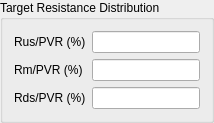
    <widget class="QGroupBox" name="groupBox_3">
     <property name="title">
      <string>Target Resistance Distribution</string>
     </property>
     <layout class="QFormLayout" name="formLayout_3">
      <item row="0" column="0">
       <widget class="QLabel" name="label_19">
        <property name="font">
         <font>
          <weight>50</weight>
          <bold>false</bold>
         </font>
        </property>
        <property name="text">
         <string>Rus/PVR (%)</string>
        </property>
       </widget>
      </item>
      <item row="0" column="1">
       <widget class="QLineEdit" name="target_rus">
        <property name="toolTip">
         <string>&lt;html&gt;&lt;head/&gt;&lt;body&gt;&lt;p&gt;Target Upstream (Arterial) Resistance as percent of Total PVR.&lt;/p&gt;&lt;/body&gt;&lt;/html&gt;</string>
        </property>
       </widget>
      </item>
      <item row="1" column="0">
       <widget class="QLabel" name="label_21">
        <property name="font">
         <font>
          <weight>50</weight>
          <bold>false</bold>
         </font>
        </property>
        <property name="text">
         <string>Rm/PVR (%)</string>
        </property>
       </widget>
      </item>
      <item row="1" column="1">
       <widget class="QLineEdit" name="target_rm">
        <property name="toolTip">
         <string>&lt;html&gt;&lt;head/&gt;&lt;body&gt;&lt;p&gt;Target Middle (Capillary) Resistance as percent of Total PVR.&lt;/p&gt;&lt;/body&gt;&lt;/html&gt;</string>
        </property>
       </widget>
      </item>
      <item row="2" column="0">
       <widget class="QLabel" name="label_20">
        <property name="font">
         <font>
          <weight>50</weight>
          <bold>false</bold>
         </font>
        </property>
        <property name="text">
         <string>Rds/PVR (%)</string>
        </property>
       </widget>
      </item>
      <item row="2" column="1">
       <widget class="QLineEdit" name="target_rds">
        <property name="toolTip">
         <string>&lt;html&gt;&lt;head/&gt;&lt;body&gt;&lt;p&gt;Target Downstream (Venous) Resistance as percent of Total PVR.&lt;/p&gt;&lt;/body&gt;&lt;/html&gt;</string>
        </property>
       </widget>
      </item>
     </layout>
    </widget>
